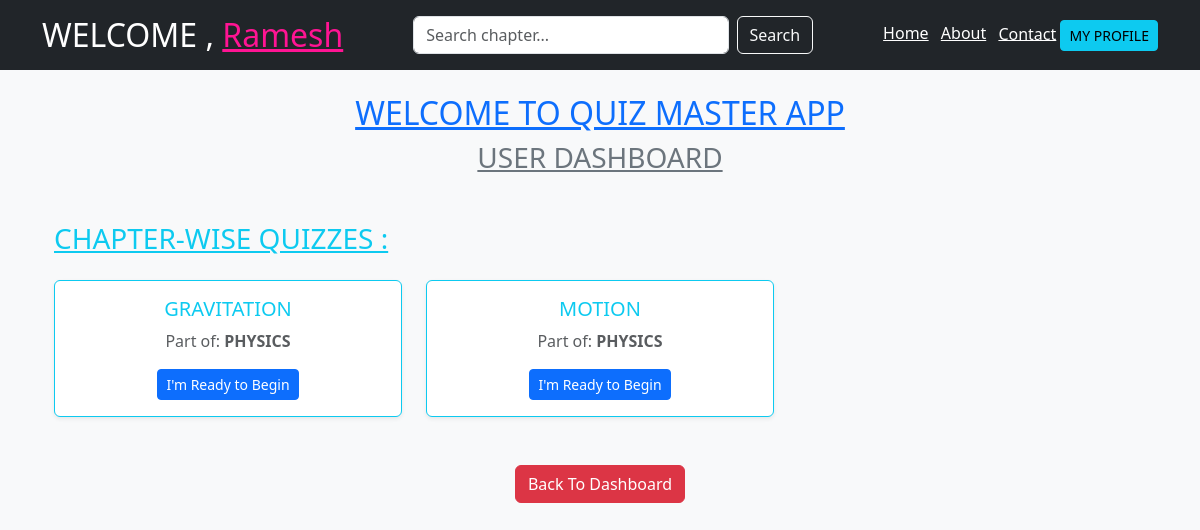
Page /chapter/wise/quiz/2/ (signed in) on the earlier database version.
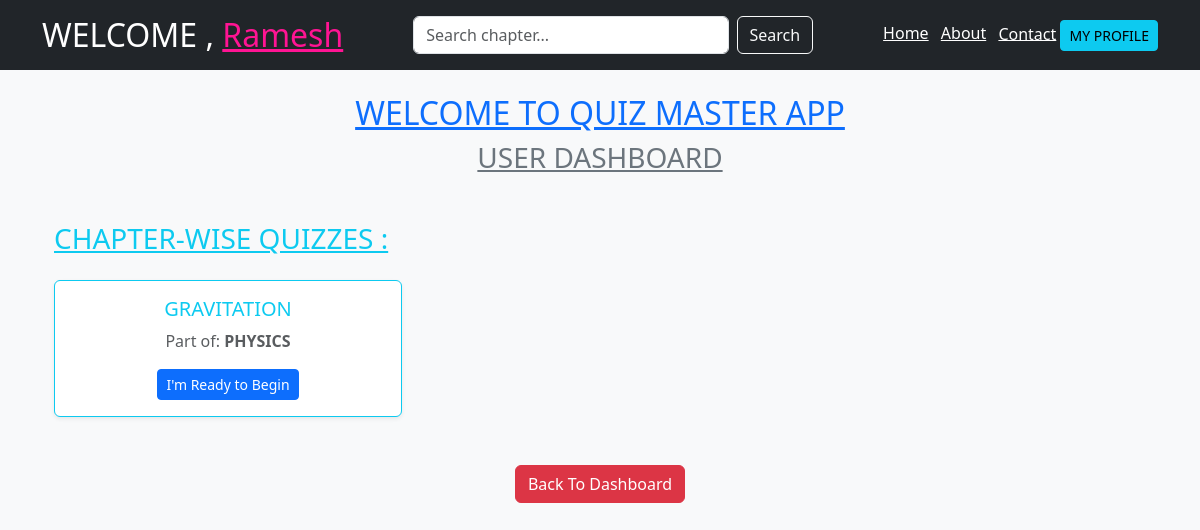
Same page on the later database version.
### app.py (models this page shows)
class Chapter(db.Model):
    id = db.Column(db.Integer , primary_key = True)
    title = db.Column(db.String(50) , nullable = False)
    quiz_id = db.Column(db.Integer , db.ForeignKey('quiz.id') , nullable = False)

class Quiz(db.Model):
    id = db.Column(db.Integer , primary_key= True)
    title = db.Column(db.String(100) , nullable = False)
    chapters = db.relationship('Chapter' , backref = 'quiz' , lazy = True)

### app.py (the view)
@app.route('/chapter/wise/quiz/<int:quiz_id>/', methods=['GET'])
def chapter_wise_quiz(quiz_id):
    if 'user_id' not in session:
        return redirect('/user/login')
    quiz = Quiz.query.get(quiz_id)
    search_query = request.args.get("q")
    if search_query:
        chapters = Chapter.query.filter(
            Chapter.quiz_id == quiz_id,
            Chapter.title.ilike(f"%{search_query}%")
        ).all()
    else:
        chapters = Chapter.query.filter_by(quiz_id=quiz_id).all()
    return render_template('chapter_wise_quiz.html', quiz=quiz, chapters=chapters, search_query=search_query)

### templates/chapter_wise_quiz.html (shortened to what this page needs)
<!DOCTYPE html>
<html lang="en">
<head>
  <link href="https://cdn.jsdelivr.net/npm/bootstrap@5.3.0/dist/css/bootstrap.min.css" rel="stylesheet">
</head>
<body class="bg-light">
  <header class="bg-dark text-white p-3">
    <div class="container d-flex flex-column flex-md-row justify-content-between align-items-center">
      <h2 class="mb-2 mb-md-0">WELCOME , <u style="color:deeppink;">{{ session['username'] }}</u></h2>
      <form class="d-flex mb-2 mb-md-0" method="GET" action="/chapter/wise/quiz/{{ quiz.id }}" style="flex:1; max-width:400px;">
        <input class="form-control me-2" type="search" name="q" value="{{ search_query or '' }}" placeholder="Search chapter...">
        <button class="btn btn-outline-light" type="submit">Search</button>
      </form>
      <nav class="mt-2 mt-md-0">
        <a href="/" class="text-white me-2">Home</a>
        <a href="/about" class="text-white me-2">About</a>
        <a href="/contact" class="text-white">Contact</a>
        <a href="/user/profile" button class="btn btn-info btn-sm">MY PROFILE</a>
      </nav>
    </div>
  </header>
  <div class="text-center my-4">
    <h2 class="text-primary"><u>WELCOME TO QUIZ MASTER APP</u></h2>
    <h3 class="text-secondary"><u>USER DASHBOARD</u></h3>
  </div>
  <div class="container p-4">
    <h3 class="mb-4 text-info"><u>CHAPTER-WISE QUIZZES :</u></h3>
    <div class="row">
      {% for chapter in chapters %}
      <div class="col-12 col-md-6 col-lg-4 mb-4">
        <div class="card h-100 border-info shadow-sm">
          <div class="card-body text-center">
            <h5 class="card-title text-info">{{ chapter.title }}</h5>
            <p class="card-text text-muted">Part of: <strong>{{ chapter.quiz.title }}</strong></p>
            <a href="/take/quiz/{{ chapter.quiz.id }}/{{ chapter.id }}" class="btn btn-primary btn-sm">I'm Ready to Begin</a>
          </div>
        </div>
      </div>
      {% else %}
      <div class="col-12 text-center">
        <h4 class="text-danger mt-4">SORRY, NO QUIZZES AVAILABLE FOR THIS CHAPTER!!!</h4>
      </div>
      {% endfor %}
    </div>
  </div>
  <div class="text-center mb-5">
    <a href="/user/dashboard" class="btn btn-danger">Back To Dashboard</a>
  </div>
</body>
</html>

Differences in the rows shown:
removed Chapter: title "MOTION", quiz "PHYSICS"
